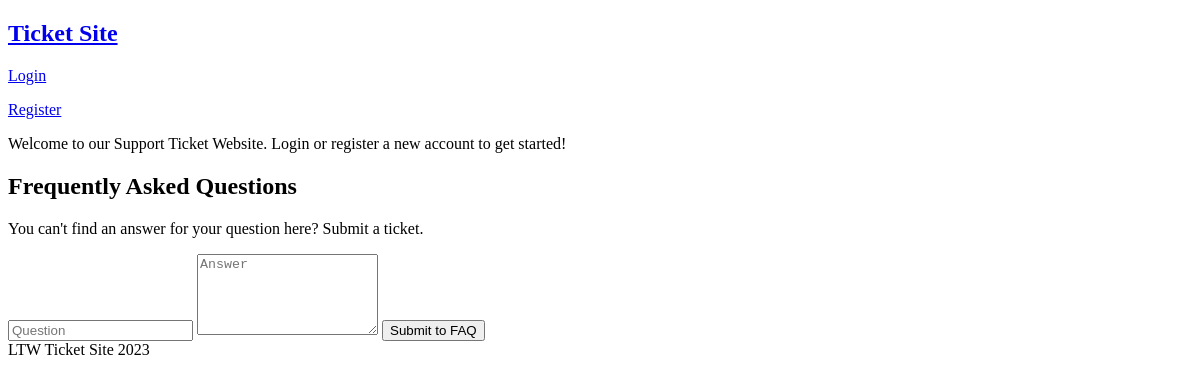
The app's page /pages/faq.php, older data.
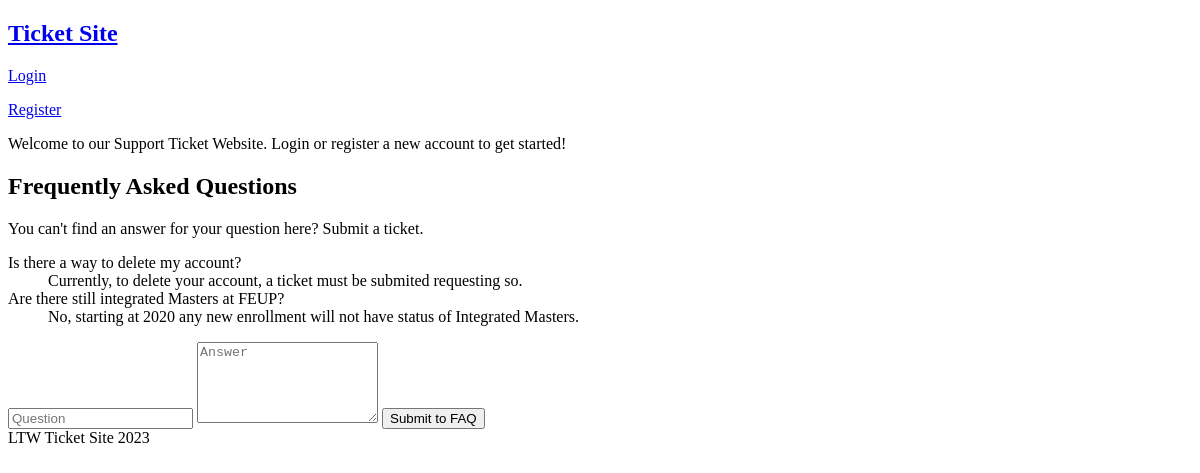
The same page, newer data.
### tables this page shows
CREATE TABLE faq (
    id INTEGER PRIMARY KEY AUTOINCREMENT,
    question TEXT NOT NULL,
    answer TEXT NOT NULL
);

### utils/session.php (called while the page is built, shortened)
<?php
    class Session {
        public function isLoggedIn() : bool {
            return isset($_SESSION['id']);
        }
        public function getRole() : ?int {
            return isset($_SESSION['role']) ? $_SESSION['role'] : null;
        }
    }

### database/classes/faq.class.php (called while the page is built, shortened)
<?php
    class FAQ {
        public function __construct(int $id, string $question, string $answer){
            $this->question = $question;
            $this->answer = $answer;
        }
        static function getAllFAQ(PDO $db) : array {
            $stmt = $db->prepare('SELECT * FROM faq');
            $stmt->execute();
            $faqs = array();
            while($faq = $stmt->fetch()){
                $faqs[] = new FAQ($faq['id'], $faq['question'], $faq['answer']);
            }
            return $faqs;
        }
    }
?>

### templates/faq.tpl.php (the view, shortened to what this page needs)
<?php function drawFAQ(array $faqs) { ?>
    <h2>Frequently Asked Questions</h2>
    <p>You can't find an answer for your question here? Submit a ticket.</p>
    <dl>
        <?php foreach($faqs as $faq) { ?>
            <dt><?=$faq->question?></dt>
            <dd><?=$faq->answer?></dd>
        <?php } ?>
    </dl>
<?php } ?>
<?php function drawSubmitFAQ() { ?>
    <form action="../actions/action_submit_faq.php" method="POST">
        <input type="text" placeholder="Question" name="question" required>
        <textarea name="answer" placeholder="Answer" rows="5" cols="20" required></textarea>
        <button type="submit" name="submit_faq">Submit to FAQ</button>
    </form>
<?php } ?>

### templates/common.tpl.php (shortened to what this page needs)
<?php function drawHeader(Session $session) { ?>
<!DOCTYPE html>
<html lang="en-US">
    <head>
    </head>
    <body>
        <header>
            <nav>
                <h1><a href="../pages/">Ticket Site</a></h1>
                <?php
                    if($session->isLoggedIn()) drawLoggedIn();
                    else drawLoggedOff();
                ?>
<?php } ?>
<?php function drawLoggedOff() { ?>
        <p><a href="../pages/login.php">Login</a><p>
        <p><a href="../pages/register.php">Register</a><p>
    </nav>
</header>
<main>
    <p>Welcome to our Support Ticket Website. Login or register a new account to get started!</p>
<?php } ?>
<?php function drawFooter() { ?>
        </main>
        <footer>
            LTW Ticket Site 2023
        </footer>
    </body>
</html>
<?php } ?>

### pages/faq.php (shortened to what this page needs)
<?php
require_once('../utils/session.php');
$session = new Session();
$db = getDataBaseConnection();
require_once('../templates/common.tpl.php');
require_once('../templates/faq.tpl.php');
require_once('../database/classes/faq.class.php');
$faqs = FAQ::getAllFAQ($db);
drawHeader($session);
drawFAQ($faqs);
if($session->getRole() < 3) drawSubmitFAQ();
drawFooter();
?>

Row changes from the older to the newer data that the page shows:
added faq: question "Is there a way to delete my account?", answer "Currently, to delete your account, a ticket must be submited requesting so."
added faq: question "Are there still integrated Masters at FEUP?", answer "No, starting at 2020 any new enrollment will not have status of Integrated Masters."
